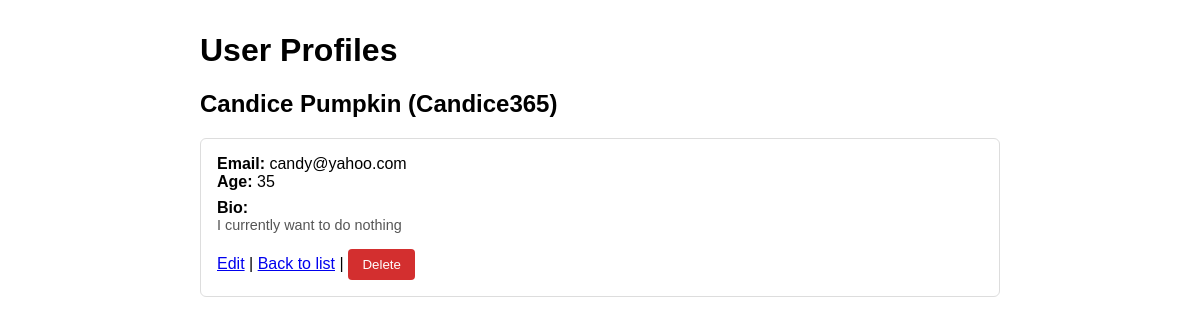
Screenshot of /profile/4 with the database file from the repository.
### tables this page shows
CREATE TABLE users (
    id INTEGER PRIMARY KEY AUTOINCREMENT,
    username TEXT NOT NULL UNIQUE,
    full_name TEXT NOT NULL,
    email TEXT NOT NULL UNIQUE,
    age INTEGER,
    bio TEXT
);

### app/routes.py (the view)
@bp.route('/profile/<int:user_id>')
def profile(user_id):
    db = get_db_connection(current_app.config['DATABASE'])
    user = db.execute('SELECT * FROM users WHERE id = ?', (user_id,)).fetchone()
    db.close()
    if not user:
        flash('User not found', 'error')
        return redirect(url_for('main.index'))
    delete_form = DeleteForm()
    return render_template('profile.html', user=user, delete_form=delete_form)

### app/db.py (called while the page is built)
def get_db_connection(db_path: str):
    conn = sqlite3.connect(db_path)
    conn.row_factory = sqlite3.Row
    return conn

### app/templates/profile.html (shortened to what this page needs)
{% extends 'base.html' %}
{% block content %}
  <h2>{{ user['full_name'] }} ({{ user['username'] }})</h2>
  <div class="card">
    <div><strong>Email:</strong> {{ user['email'] }}</div>
    <div><strong>Age:</strong> {{ user['age'] or '—' }}</div>
    <div style="margin-top:0.5rem"><strong>Bio:</strong>
      <div class="small">{{ user['bio'] or 'No bio provided.' }}</div>
    </div>
    <div class="actions">
      <a href="{{ url_for('main.update', user_id=user['id']) }}">Edit</a> |
      <a href="{{ url_for('main.index') }}">Back to list</a> |
      <form id="deleteForm" method="post" action="{{ url_for('main.delete', user_id=user['id']) }}" style="display:inline">
        <button type="button" id="openDelete" class="btn" style="background:#d32f2f;color:white">Delete</button>
      </form>
    </div>
  </div>
{% endblock %}

### app/static/style.css (style rules this page uses)
body { font-family:Arial,Helvetica,sans-serif;margin:2rem }
.card { border:1px solid #ddd;padding:1rem;border-radius:6px;margin-bottom:1rem }
.small { font-size:0.9rem;color:#555 }
.actions { margin-top:1rem }
.btn { display:inline-block;padding:0.5rem 1rem;border-radius:4px;text-decoration:none;background:#1976d2;color:white }
.btn { cursor:pointer;border:none;padding:0.5rem 0.9rem;border-radius:4px }

### rows the page displays
users: full_name "Candice Pumpkin", username "Candice365", email "candy@yahoo.com", age "35", bio "I currently want to do nothing"
